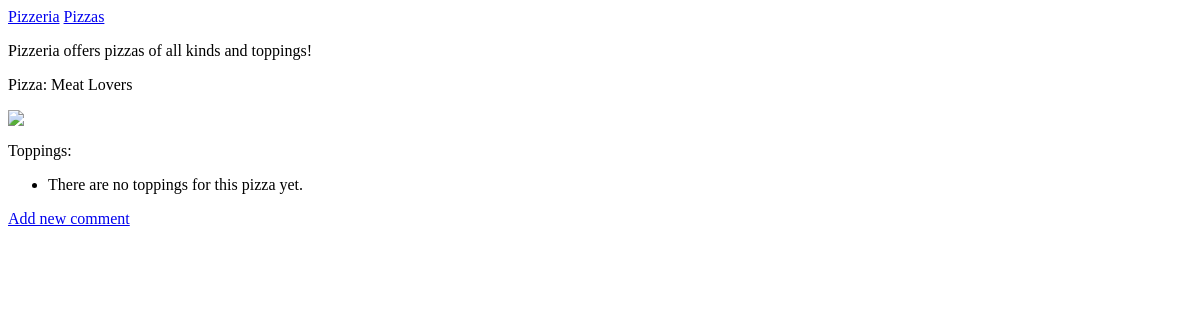
The page /pizzas/2/ on the database as committed earlier.
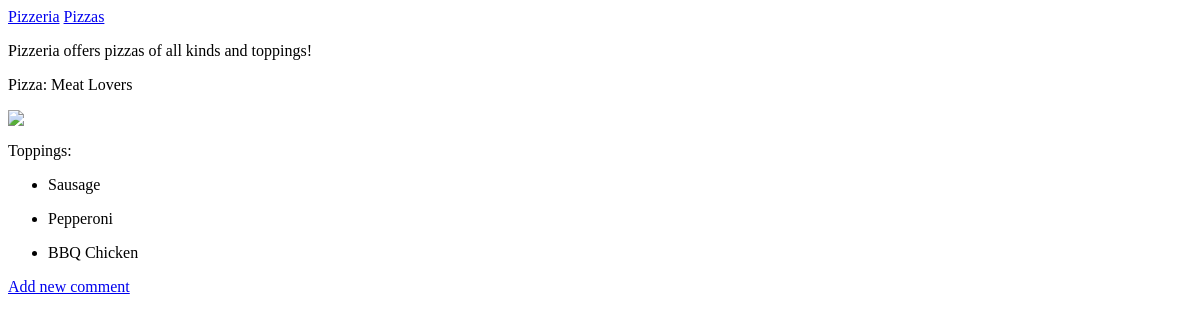
The same page on the database as committed later.
### pizzas/models.py (models this page shows)
class Topping(models.Model):
    pizza = models.ForeignKey(Pizza, on_delete=models.CASCADE)
    name = models.TextField()
    date_added = models.DateTimeField(auto_now_add=True)

### pizzas/views.py (the view)
# urls.py: path('pizzas/<int:pizza_id>/',views.pizza,name='pizza'), #pathway is dynamic
def pizza(request, pizza_id):
    pizza = Pizza.objects.get(id=pizza_id)
    toppings = pizza.topping_set.all()#order_by('-date_added') # we can access toppings bc hay PK/FK relation
    context = {'pizza':pizza, 'toppings':toppings}
    return render(request, 'pizzas/pizza.html', context)

### pizzas/models.py (called while the page is built)
    def __str__(self):
        return self.name

### pizzas/templates/pizzas/pizza.html
{% extends "pizzas/base.html" %}
{% block content %}
    <p>Pizza: {{ pizza }}</p>
    {% if pizza.name == 'Hawaiian' %}
    <img src="https://cdn.vox-cdn.com/thumbor/EfQjxLoSgcjB_LnyX2OqM2UHD6w=/0x0:2000x1333/920x613/filters:focal(840x507:1160x827):format(webp)/cdn.vox-cdn.com/uploads/chorus_image/image/55188531/hawaiian_pizza_sh.0.jpg">
    {% elif pizza.name == 'Meat Lovers' %}
    <img src="https://d332juqdd9b8hn.cloudfront.net/wp-content/uploads/2019/04/rotm-meatlovers.jpg">
    {% elif pizza.name == 'Vegan' %}
    <img src="https://www.tasteofhome.com/wp-content/uploads/2019/07/vegan-pizza-shutterstock_245533780-800x450.jpg">
    {% endif %}
    <p>Toppings:</p>
    <ul>
        {% for topping in toppings %}
        <li>
            <p>{{ topping.name|linebreaks }}</p>
        </li>
        {% empty %}
        <li> There are no toppings for this pizza yet.</li>
        {% endfor %}
    </ul>
    <p>
        <a href="{% url 'pizzas:new_comment' pizza.id %}">Add new comment</a>
    </p>
{% endblock content %}

Rows that differ between the two databases and show on the page:
added Topping: name "Sausage"
added Topping: name "Pepperoni"
added Topping: name "BBQ Chicken"
Other text that changed with them:
text no longer shown: "There are no toppings for this pizza yet."
